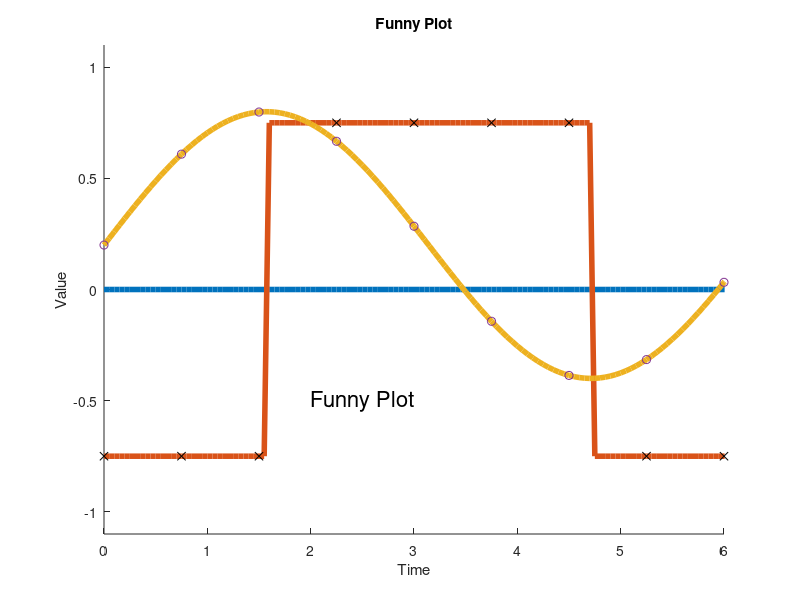

Write MATLAB code to recreate this figure. (Note: this script raises an error after producing the figure.)
% This file contains a simple Matlab script that demonstrates how to use
% xkcdify.m  
%
% The most up to date version of this file can be found at
% https://github.com/slayton/matlab-xkcdify
%
% Copyright(c) 2012, Stuart P. Layton <stuart.layton@gmail.com>
% http://stuartlayton.com
%
% Revision History
%   2012/10/04 - Initial Release

%% - Example 1, XKCDify plot with lines, markers, axes and text

clear;
clc;
close all;

figure();

x = 0:.05:2*pi;
y1 = zeros(size(x));  % flat line
y2 =  mod(round(x / pi),2)*1.5 - .75; % Square wave
xcrosses = x(1:15:end);
ycrosses = y2(1:15:end);
y3 = .2 + .6 * sin(x); % sine wave
xdots = x(1:15:end);
ydots = y3(1:15:end);

% Plot lines individually to ensure all have linewidth of 4
hold('on');
plot(x, y1, 'linewidth', 4);
plot(x, y2, 'linewidth', 4);
plot(x, y3, 'linewidth', 4);
plot(xdots, ydots, 'o');
plot(xcrosses, ycrosses, 'xk');
xlabel('Time')
ylabel('Value')
text(2, -0.5, 'Funny Plot', 'FontSize', 16);
title('Funny Plot');
hold('off');

xlim([0, 6])
ylim([-1.1, 1.1])

input('Press Enter to xkcdify actual image...');
xkcdify(gca());

input('Press Enter to continue...');

%% - Example 2, XKCDify simple line plots
clear;
clc;
close all;

figure('Position', [100 460 1120 420]);
a(1) = subplot(121); a(2) = subplot(122);

x = 0:.05:2*pi;
y1 = zeros(size(x));  % flat line
y2 =  mod(round(x / pi),2)*1.5 - .75; % Square wave
y3 = .2 + .6 * sin(x); % sine wave

% Plot lines individually to ensure all have linewidth of 4
hold(a(1), 'on');
plot(a(1), x, y1, 'linewidth', 4);
plot(a(1), x, y2, 'linewidth', 4);
plot(a(1), x, y3, 'linewidth', 4);
xlabel(a(1), 'Time')
ylabel(a(1), 'Value')
text(a(1), 2, -0.5, 'Normal Plot', 'FontSize', 16);
title(a(1), 'Normal Plot');
hold(a(1), 'off');

hold(a(2), 'on');
plot(a(2), x, y1, 'linewidth', 4);
plot(a(2), x, y2, 'linewidth', 4);
plot(a(2), x, y3, 'linewidth', 4);
xlabel(a(2), 'Time')
ylabel(a(2), 'Value')
text(a(2), 2, -0.5, 'XKCDified Plot', 'FontSize', 16);
title(a(2), 'XKCDified Plot');
hold(a(2), 'off');

set(a, 'XLim', [x(1) - .25, x(end)+.25], 'YLim', [-.9 .9]);

xkcdify(a(2));
input('Press Enter to continue...');

%% - Example 3, XKCDify a bar plot with a line plot on top
clear; close all; clc;

figure('Position', [100 460 1120 420]);
a(1) = subplot(121); a(2) = subplot(122);


x = [0:.1:5];
y = 1 + (x-2).^2;

bar([ 3 2 4 6], 'Parent', a(1));
line(x,y,'Color', 'r', 'lineWidth', 3, 'Parent', a(1));
bar([ 3 2 4 6], 'Parent', a(2));
line(x,y,'Color', 'r', 'lineWidth', 3, 'Parent', a(2));


xkcdify(a(2));

set(a, 'XLim', [.5 4.5], 'YLim', [0 7]);
input('Press Enter to continue...');

%% - Example 4, XKCDify a boxplot with a line plot on top
clear; close all; clc;
n = 5;  data = rand(20,n) * 5;
x = 1:n; y =  mean(data) + rand(1,n);

figure('Position', [100 460 1120 420]);
a(1) = subplot(121); a(2) = subplot(122);

boxplot( data, 'Parent', a(1)); 

set( get(get(a(1), 'Children'),'Children'), 'LineWidth', 3); % Hack to grow the line width of the boxplot
line(x, y, 'color', 'g', 'linewidth', 3, 'Parent', a(1));

boxplot( data, 'Parent', a(2)); 

set( get(get(a(2), 'Children'),'Children'), 'LineWidth', 3); % Hack to grow the line width of the boxplot
line(x, y, 'color', 'g', 'linewidth', 3, 'Parent', a(2));

xkcdify(gca)
input('Press Enter to continue...');

%% - Example 5, XKCDify a subset of axes inside a figure

clear; close all; clc;
figure('Position', [100 460 1120 420]);
x = 0:.1: 2 * pi;
y1 = sin(x);
y2 = cos(x);

for i = 1:3
    a(i) = subplot(1,3,i);

    plot(x * i, sin(x ./ (i/2)), x*i, cos(x ./ (i/2)), 'Parent', a(i), 'linewidth', 4);
    set(a(i), 'XLim', [x(1) - .25, x(end)+.25] * i, 'YLim', [-1.2 1.2]);
end
xkcdify(a(2:3))
